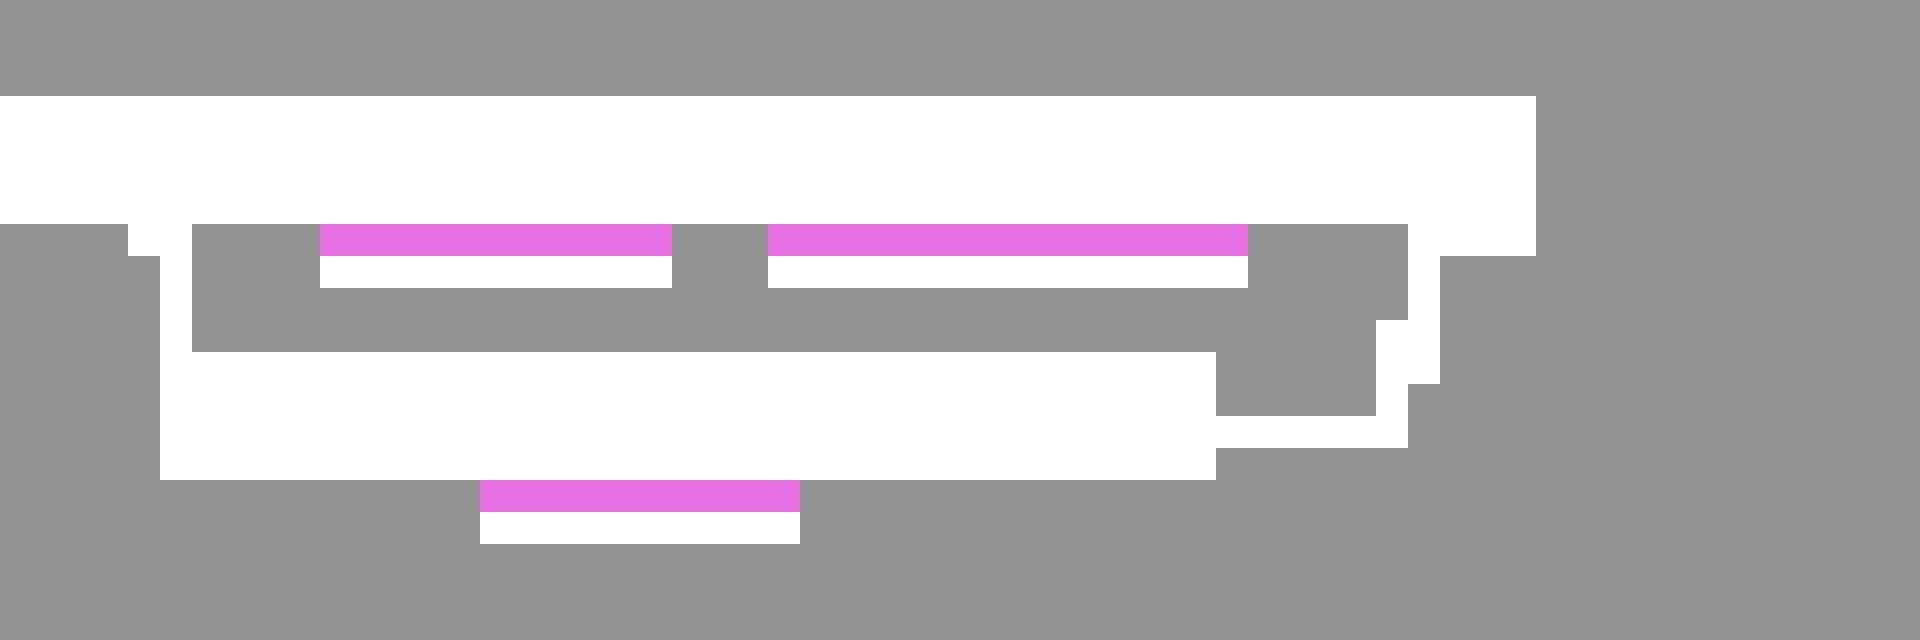

The image is a tile-based game level rendered from a .tmx file. Its description and source (layers, tilesets, objects; grid data summarised) follow:
An orthogonal 60x20 tile map with 32x32 px tiles, 5 tile layers (backgroundLayer, blockedLayer, moveableLayer1, moveableLayer2, ...) and 41 objects.

<map version="1.2" tiledversion="1.2.3" orientation="orthogonal" renderorder="right-down" width="60" height="20" tilewidth="32" tileheight="32" infinite="0" nextlayerid="14" nextobjectid="44">
 <tileset firstgid="1" name="tileset" tilewidth="32" tileheight="32" tilecount="16" columns="4">
  <image source="tileset.png" width="128" height="128" />
 </tileset>
 <layer id="9" name="backgroundLayer" width="60" height="20">
  <data>[1200 cells, 1200 non-empty, 1 distinct tile ids]</data>
 </layer>
 <layer id="10" name="blockedLayer" width="60" height="20">
  <data>[1200 cells, 782 non-empty, 1 distinct tile ids]</data>
 </layer>
 <objectgroup id="5" name="objectsLayer">
  <object id="1" gid="7" x="32" y="160" width="32" height="32">
   <properties>
    <property name="type" value="playerStart" />
   </properties>
  </object>
  <object id="2" gid="7" x="288" y="224" width="32" height="32">
   <properties>
    <property name="id" type="int" value="2" />
    <property name="type" value="button" />
   </properties>
  </object>
  <object id="4" gid="7" x="448" y="480" width="32" height="32">
   <properties>
    <property name="id" type="int" value="1" />
    <property name="type" value="button" />
   </properties>
  </object>
  <object id="5" gid="7" x="1152" y="448" width="32" height="32">
   <properties>
    <property name="type" value="exit" />
   </properties>
  </object>
  <object id="7" gid="7" x="800" y="480" width="32" height="32">
   <properties>
    <property name="id" type="int" value="3" />
    <property name="type" value="button" />
   </properties>
  </object>
  <object id="8" gid="7" x="512" y="288" width="32" height="32">
   <properties>
    <property name="type" value="spike" />
   </properties>
  </object>
  <object id="9" gid="7" x="480" y="288" width="32" height="32">
   <properties>
    <property name="type" value="spike" />
   </properties>
  </object>
  <object id="10" gid="7" x="352" y="288" width="32" height="32">
   <properties>
    <property name="type" value="spike" />
   </properties>
  </object>
  <object id="11" gid="7" x="320" y="288" width="32" height="32">
   <properties>
    <property name="type" value="spike" />
   </properties>
  </object>
  <object id="12" gid="7" x="384" y="288" width="32" height="32">
   <properties>
    <property name="type" value="spike" />
   </properties>
  </object>
  <object id="13" gid="7" x="416" y="288" width="32" height="32">
   <properties>
    <property name="type" value="spike" />
   </properties>
  </object>
  <object id="14" gid="7" x="448" y="288" width="32" height="32">
   <properties>
    <property name="type" value="spike" />
   </properties>
  </object>
  <object id="15" gid="7" x="544" y="288" width="32" height="32">
   <properties>
    <property name="type" value="spike" />
   </properties>
  </object>
  <object id="16" gid="7" x="608" y="288" width="32" height="32">
   <properties>
    <property name="type" value="spike" />
   </properties>
  </object>
  <object id="17" gid="7" x="576" y="288" width="32" height="32">
   <properties>
    <property name="type" value="spike" />
   </properties>
  </object>
  <object id="18" gid="7" x="640" y="288" width="32" height="32">
   <properties>
    <property name="type" value="spike" />
   </properties>
  </object>
  <object id="19" gid="7" x="480" y="544" width="32" height="32">
   <properties>
    <property name="type" value="spike" />
   </properties>
  </object>
  <object id="20" gid="7" x="512" y="544" width="32" height="32">
   <properties>
    <property name="type" value="spike" />
   </properties>
  </object>
  <object id="21" gid="7" x="544" y="544" width="32" height="32">
   <properties>
    <property name="type" value="spike" />
   </properties>
  </object>
  <object id="22" gid="7" x="576" y="544" width="32" height="32">
   <properties>
    <property name="type" value="spike" />
   </properties>
  </object>
  <object id="23" gid="7" x="608" y="544" width="32" height="32">
   <properties>
    <property name="type" value="spike" />
   </properties>
  </object>
  <object id="24" gid="7" x="640" y="544" width="32" height="32">
   <properties>
    <property name="type" value="spike" />
   </properties>
  </object>
  <object id="25" gid="7" x="672" y="544" width="32" height="32">
   <properties>
    <property name="type" value="spike" />
   </properties>
  </object>
  <object id="26" gid="7" x="704" y="544" width="32" height="32">
   <properties>
    <property name="type" value="spike" />
   </properties>
  </object>
  <object id="27" gid="7" x="736" y="544" width="32" height="32">
   <properties>
    <property name="type" value="spike" />
   </properties>
  </object>
  <object id="28" gid="7" x="768" y="544" width="32" height="32">
   <properties>
    <property name="type" value="spike" />
   </properties>
  </object>
  <object id="29" gid="7" x="832" y="288" width="32" height="32">
   <properties>
    <property name="type" value="spike" />
   </properties>
  </object>
  <object id="30" gid="7" x="864" y="288" width="32" height="32">
   <properties>
    <property name="type" value="spike" />
   </properties>
  </object>
  <object id="31" gid="7" x="896" y="288" width="32" height="32">
   <properties>
    <property name="type" value="spike" />
   </properties>
  </object>
  <object id="32" gid="7" x="928" y="288" width="32" height="32">
   <properties>
    <property name="type" value="spike" />
   </properties>
  </object>
  <object id="33" gid="7" x="960" y="288" width="32" height="32">
   <properties>
    <property name="type" value="spike" />
   </properties>
  </object>
  <object id="34" gid="7" x="992" y="288" width="32" height="32">
   <properties>
    <property name="type" value="spike" />
   </properties>
  </object>
  <object id="35" gid="7" x="1024" y="288" width="32" height="32">
   <properties>
    <property name="type" value="spike" />
   </properties>
  </object>
  <object id="36" gid="7" x="1056" y="288" width="32" height="32">
   <properties>
    <property name="type" value="spike" />
   </properties>
  </object>
  <object id="37" gid="7" x="1088" y="288" width="32" height="32">
   <properties>
    <property name="type" value="spike" />
   </properties>
  </object>
  <object id="38" gid="7" x="1152" y="288" width="32" height="32">
   <properties>
    <property name="type" value="spike" />
   </properties>
  </object>
  <object id="39" gid="7" x="1120" y="288" width="32" height="32">
   <properties>
    <property name="type" value="spike" />
   </properties>
  </object>
  <object id="40" gid="7" x="1184" y="288" width="32" height="32">
   <properties>
    <property name="type" value="spike" />
   </properties>
  </object>
  <object id="41" gid="7" x="1216" y="288" width="32" height="32">
   <properties>
    <property name="type" value="spike" />
   </properties>
  </object>
  <object id="42" gid="7" x="800" y="288" width="32" height="32">
   <properties>
    <property name="type" value="spike" />
   </properties>
  </object>
  <object id="43" gid="7" x="768" y="288" width="32" height="32">
   <properties>
    <property name="type" value="spike" />
   </properties>
  </object>
 </objectgroup>
 <layer id="11" name="moveableLayer1" width="60" height="20">
  <properties>
   <property name="id" type="int" value="1" />
   <property name="type" value="moveableLayer" />
  </properties>
  <data>[1200 cells, 15 non-empty, 1 distinct tile ids]</data>
 </layer>
 <layer id="12" name="moveableLayer2" width="60" height="20">
  <properties>
   <property name="id" type="int" value="2" />
   <property name="type" value="moveableLayer" />
  </properties>
  <data>[1200 cells, 11 non-empty, 1 distinct tile ids]</data>
 </layer>
 <layer id="13" name="moveableLayer3" width="60" height="20">
  <properties>
   <property name="id" type="int" value="3" />
   <property name="type" value="moveableLayer" />
  </properties>
  <data>[1200 cells, 10 non-empty, 1 distinct tile ids]</data>
 </layer>
</map>
